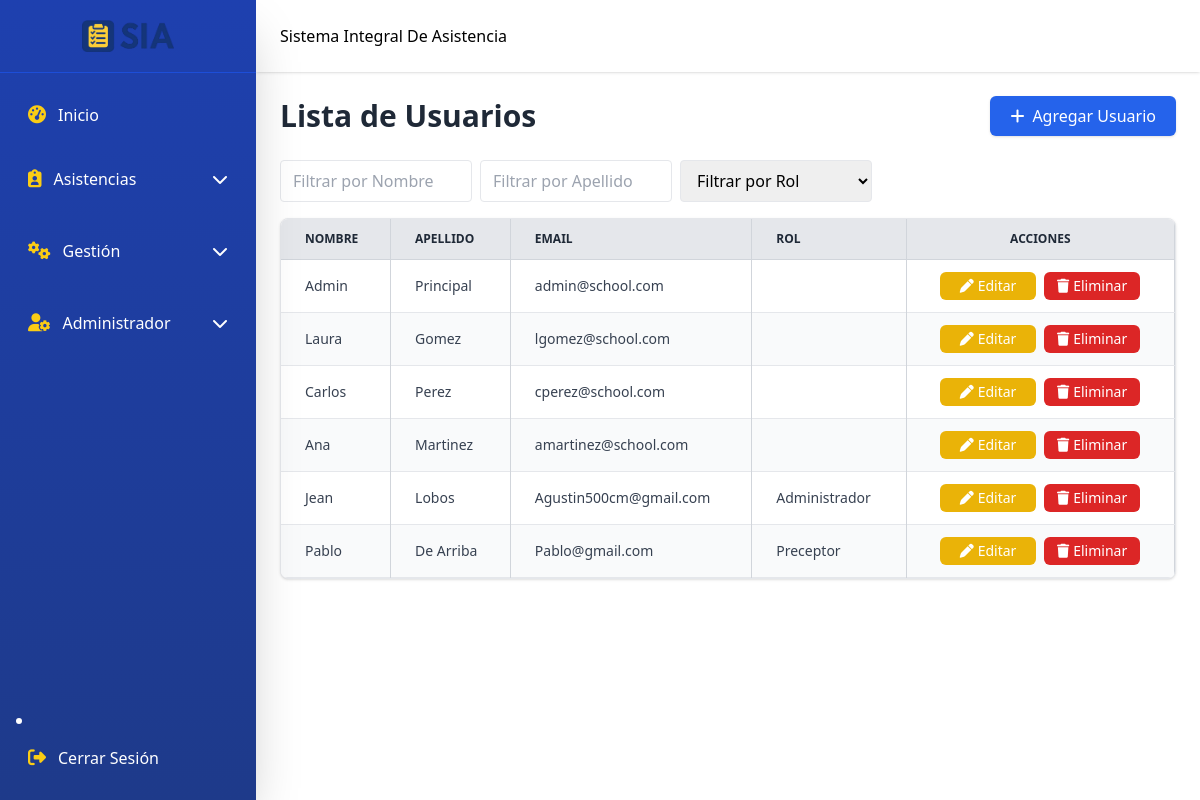
/users.php (signed in), run on the app's committed database.
### tables this page shows
CREATE TABLE `users` (
  `user_id` int(11) NOT NULL,
  `first_name` varchar(100) NOT NULL,
  `last_name` varchar(100) NOT NULL,
  `email` varchar(150) NOT NULL,
  `password` varchar(255) NOT NULL,
  `created_at` timestamp NOT NULL DEFAULT current_timestamp(),
  `role_id` int(11) DEFAULT NULL
);

CREATE TABLE `roles` (
  `role_id` int(11) NOT NULL,
  `name` varchar(50) NOT NULL,
  `description` varchar(255) DEFAULT NULL,
  `created_at` timestamp NOT NULL DEFAULT current_timestamp()
);

### users.php (the view, shortened to what this page needs)
<?php
include 'includes/header.php';
include 'includes/sidebar.php';
include 'includes/navbar.php';
include 'includes/conn.php';
?>
<div class="flex-1 md:ml-64 transition-all duration-300">
  <br><br><br>
  <main class="pt-20 p-4 md:p-6">
    <div class="flex flex-col md:flex-row justify-between items-start md:items-center mb-6 gap-3 md:gap-0">
      <h1 class="text-3xl font-bold text-gray-800">Lista de Usuarios</h1>
      <a href="javascript:void(0)" onclick="openModal('addUserModal')"
         class="inline-flex items-center bg-blue-600 text-white px-5 py-2 rounded-md shadow hover:bg-blue-700 transition w-full md:w-auto justify-center">
        <i class="fa-solid fa-plus mr-2"></i> Agregar Usuario
      </a>
    </div>
    <div class="flex flex-wrap gap-2 mb-4">
      <input type="text" id="filterName" placeholder="Filtrar por Nombre" class="px-3 py-2 border rounded w-48">
      <input type="text" id="filterLastName" placeholder="Filtrar por Apellido" class="px-3 py-2 border rounded w-48">
      <select id="filterRole" class="px-3 py-2 border rounded w-48">
        <option value="">Filtrar por Rol</option>
      </select>
    </div>
    <div class="overflow-x-auto rounded-lg shadow border border-gray-200 bg-white">
      <table class="min-w-full text-sm text-gray-700 border-collapse" id="usersTable">
        <thead class="bg-gray-200 text-gray-800 uppercase text-xs font-semibold border-b border-gray-300">
          <tr>
            <th class="px-6 py-3 border-r border-gray-300 text-left">Nombre</th>
            <th class="px-6 py-3 border-r border-gray-300 text-left">Apellido</th>
            <th class="px-6 py-3 border-r border-gray-300 text-left">Email</th>
            <th class="px-6 py-3 border-r border-gray-300 text-left">Rol</th>
            <th class="px-6 py-3 border-r border-gray-300 text-center">Acciones</th>
          </tr>
        </thead>
        <tbody>
          <?php
          try {
              $sql = "SELECT u.user_id, u.first_name, u.last_name, u.email, r.name AS role_name
                      FROM users u
                      LEFT JOIN roles r ON u.role_id = r.role_id
                      ORDER BY u.user_id ASC";
              $stmt = $conn->query($sql);
              $users = $stmt->fetchAll();
              if ($users) {
                  foreach ($users as $i => $user) {
                      $rowClass = $i % 2 === 0 ? 'bg-white' : 'bg-gray-50';
                      echo "<tr class='{$rowClass} border-b border-gray-200 hover:bg-gray-50'>";
                      echo "<td class='px-6 py-3 border-r border-gray-300'>{$user['first_name']}</td>";
                      echo "<td class='px-6 py-3 border-r border-gray-300'>{$user['last_name']}</td>";
                      echo "<td class='px-6 py-3 border-r border-gray-300'>{$user['email']}</td>";
                      echo "<td class='px-6 py-3 border-r border-gray-300'>{$user['role_name']}</td>";
                      echo "<td class='px-6 py-3 border-r border-gray-300 text-center flex justify-center gap-2'>
                              <a href='javascript:void(0)' onclick='openEditModalUser(".json_encode($user).")'
                                 class='flex items-center justify-center bg-yellow-500 hover:bg-yellow-600 text-white px-3 py-1 rounded-md transition w-24'>
                                  <i class='fa-solid fa-pen mr-1'></i>Editar
                              </a>
                              <a href='users_back/delete_user.php?id={$user['user_id']}'
                                 class='flex items-center justify-center bg-red-600 hover:bg-red-700 text-white px-3 py-1 rounded-md transition w-24'
                                 onclick=\"return confirm('¿Estás seguro de eliminar este usuario?')\">
                                  <i class='fa-solid fa-trash mr-1'></i>Eliminar
                              </a>
                            </td>";
                      echo "</tr>";
                  }
              } else {
                  echo "<tr><td colspan='5' class='px-6 py-4 text-center text-gray-500'>No hay usuarios registrados</td></tr>";
              }
          } catch (PDOException $e) {
              echo "<tr><td colspan='5' class='px-6 py-4 text-center text-red-600'>Error: {$e->getMessage()}</td></tr>";
          }
          ?>
        </tbody>
      </table>
    </div>
  </main>
</div>

### data on the page
users: first_name "Admin", last_name "Principal", email "admin@school.com"
users: first_name "Laura", last_name "Gomez", email "lgomez@school.com"
users: first_name "Carlos", last_name "Perez", email "cperez@school.com"
users: first_name "Ana", last_name "Martinez", email "amartinez@school.com"
users: first_name "Jean", last_name "Lobos", email "Agustin500cm@gmail.com", role.name "Administrador"
users: first_name "Pablo", last_name "De Arriba", email "Pablo@gmail.com", role.name "Preceptor"
